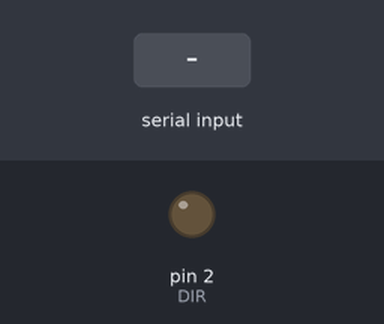
The sketch below on a simulated Arduino Uno, built with avr-gcc and run on an emulated ATmega328P. Shown: output pins drawn as LEDs (lit = HIGH). The inputs (shaded band) are chosen by the test bench. What the sketch prints to the serial monitor is not drawn.

Above: at 1.2 s.
1.3 s: "1" received over Serial
3.4 s: "1" received over the second serial link
Timing chart, 0 to 6.4 s (numbered marks = the images above; inputs shaded):
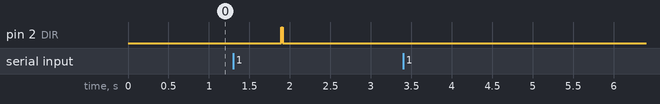

The sketch:

ex10_rs485_no1_sw_serial.ino
```cpp
/* DÉCIMO EXEMPLO (COMUNICAÇÃO SERIAL RS-485 COM ARDUINO UNO - SOFTWARESERIAL)
   DANIEL RODRIGUES DE SOUSA 25/10/2019 */

/*
 *    CONFIGURAÇÃO DE PINOS:
 *
 *    ARDUINO UNO --->  MAX485 (OU SIMILARES - VER DATASHEET)
 *
 *        MESTRE           MAX485
 *    PINO (FUNÇÃO)     PINO (FUNÇÃO)
 *    3 (SW RX)   <---  1 (RO)
 *    4 (SW TX)   --->  4 (DI)
 *    2 (DIR)     --->  2 (RE) + 3 (DE)
 *
 *    OUTROS PINOS DO MAX485
 *
 *    VCC         --->  8
 *    B           <-->  7  (INSERIR RESISTOR DE 120 OHMS
 *    A           <-->  6   ENTRE PINOS 6 E 7)
 *    GND         --->  5
 *
 */

#include <SoftwareSerial.h>  // Inclui a biblioteca SoftwareSerial para emulação de porta serial via software

#define DIR     2   // Definição do pino de controle de direção (RE/DE) do transceptor MAX485
#define TEMPO   50  // Define o multiplicador de tempo para timeout de recepção (50 x 10 ms = 500 ms)

SoftwareSerial SoftSerial(3, 4);  // Instancia a porta serial por software nos pinos 3 (RX) e 4 (TX)

String buffer_tmp = "";  // Buffer temporário para armazenar as mensagens recebidas

unsigned long int tempo_atual;  // Armazena o tempo atual do sistema em milissegundos
unsigned long int tempo_10ms;   // Temporizador de referência para base de tempo de 10 ms

unsigned int timeout;  // Contador regressivo para validação do fim de recepção da mensagem
bool flag_timeout1;    // Flag indicativa de recepção pendente pela porta serial por software (RS-485)
bool flag_timeout2;    // Flag indicativa de recepção pendente pela porta serial por hardware (USB)

void setup() {
  pinMode(DIR, OUTPUT);         // Configura o pino de controle de direção do MAX485 como saída
  digitalWrite(DIR, LOW);       // Inicializa o transceptor MAX485 em modo de recepção (LOW)

  SoftSerial.begin(4800);       // Inicializa a comunicação serial por software com taxa de 4800 bps
  SoftSerial.setTimeout(100);   // Configura o tempo limite (timeout) de leitura da SoftSerial em 100 ms

  Serial.begin(9600);           // Inicializa a comunicação serial por hardware (USB) com taxa de 9600 bps
  Serial.setTimeout(100);       // Configura o tempo limite (timeout) de leitura da Serial em 100 ms

  tempo_10ms    = millis();     // Carrega o instante inicial de referência no temporizador de 10 ms
  flag_timeout1 = 0;            // Inicializa a flag de timeout da SoftSerial desativada
  flag_timeout2 = 0;            // Inicializa a flag de timeout da Serial desativada
}

void loop() {
  if(SoftSerial.available() > 0)          // Verifica se há dados disponíveis na porta serial por software (MAX485)
  {
    buffer_tmp    = SoftSerial.readString();  // Lê a mensagem recebida do barramento RS-485
    timeout       = TEMPO;                    // Carrega o contador de timeout (500 ms)
    flag_timeout1 = 1;                        // Sinaliza pendência de encaminhamento para o monitor serial
  }

  if(Serial.available() > 0)              // Verifica se há dados disponíveis na porta serial por hardware (USB)
  {
    buffer_tmp    = Serial.readString();      // Lê a mensagem digitada no monitor serial
    timeout       = TEMPO;                    // Carrega o contador de timeout (500 ms)
    flag_timeout2 = 1;                        // Sinaliza pendência de transmissão pelo barramento RS-485
  }

  tempo_atual = millis();                 // Atualiza o tempo atual do sistema

  if((tempo_atual - tempo_10ms) >= 10)    // Verifica se transcorreu a base de tempo de 10 ms
  {
    tempo_10ms = millis();                // Recarrega o temporizador de 10 ms
    timeout--;                            // Decrementa o contador regressivo de timeout
    if( !timeout )                        // Verifica se o tempo de espera expirou
    {
      if( flag_timeout1 )                 // Verifica se há mensagem recebida via RS-485 aguardando exibição
      {
        flag_timeout1 = 0;                // Limpa a flag de sinalização da SoftSerial
        Serial.print(buffer_tmp);         // Exibe a mensagem recebida no monitor serial
      }

      if( flag_timeout2 )                 // Verifica se há mensagem do monitor serial aguardando envio via RS-485
      {
        flag_timeout2 = 0;                // Limpa a flag de sinalização da Serial
        digitalWrite(DIR, HIGH);          // Habilita o transceptor MAX485 em modo de transmissão (HIGH)
        SoftSerial.print("UNO 1 -> ");    // Envia o identificador do nó transmissor pelo barramento RS-485
        SoftSerial.print(buffer_tmp);     // Envia o conteúdo da mensagem pelo barramento RS-485
        SoftSerial.flush();               // Aguarda o esvaziamento completo do buffer de transmissão da SoftSerial
        digitalWrite(DIR, LOW);           // Retorna o transceptor MAX485 para o modo de recepção (LOW)

        Serial.print("UNO 1 -> ");        // Ecoa o identificador do nó transmissor no monitor serial local
        Serial.print(buffer_tmp);         // Ecoa o conteúdo da mensagem enviada no monitor serial local
        Serial.flush();                   // Aguarda o esvaziamento completo do buffer da porta serial USB
      }
    }
  }
}
```

Measured:
- after the input at 1.3 s, pin 2 (DIR): LOW → HIGH after 0.59 s, → LOW 0.02 s later
- after the input at 3.4 s, every drawn part: stays the same
